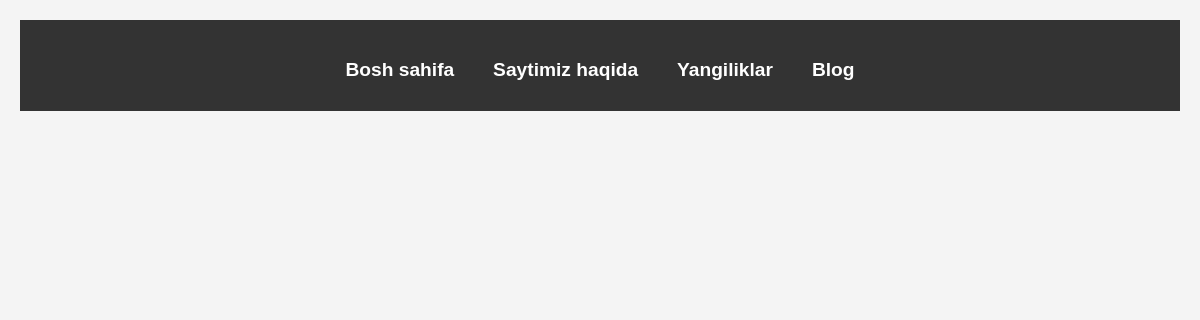
/blog/, run on an earlier commit of the app's database.
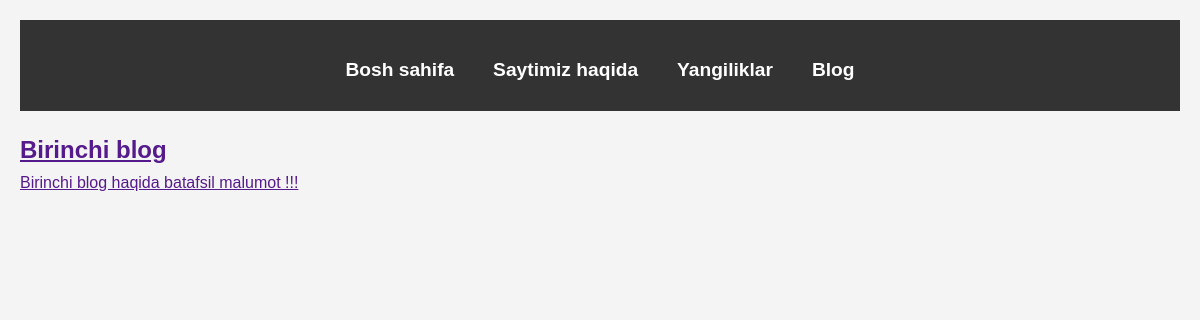
And on a later commit of the database.
### apps/blog/models.py (models this page shows, shortened)
class Post(models.Model):
    title = models.CharField(max_length=200)
    author = models.ForeignKey(
        'auth.User',
        on_delete=models.CASCADE
    )
    body = models.TextField()

### apps/blog/views.py (the view)
# urls.py: path('', BlogListView.as_view(), name='blog')
class BlogListView(ListView):
    model = Post
    template_name = 'blog.html'

### templates/blog.html
{% extends 'base.html' %}
{% block content %}
    {% for post in object_list %}
        <div class="'post-entry">
            <h2><a href="">{{ post.title }}</h2>
                <p>{{ post.body }}</p>
        </div>
    {% endfor %}
{% endblock content %}

### templates/base.html (shortened to what this page needs)
{% load static %}
<!DOCTYPE html>
<html lang="en">
<head>
    <link rel="stylesheet" href="/static/css/base.css">
</head>
<body>
    <header><h1>
        <a href="{%  url 'home' %}">Bosh sahifa</a>
        <a href="{% url 'about' %}">Saytimiz haqida</a>
        <a href="{% url 'news' %}">Yangiliklar</a>
        <a href="{% url 'blog' %}">Blog</a>
    </h1></header>
{% block content %}
{% endblock content %}
</body>
</html>

### static/css/base.css (style rules this page uses)
* { margin: 0; padding: 0; box-sizing: border-box; font-family: Arial, sans-serif; }
body { background-color: #f4f4f4; color: #333; font-size: 16px; line-height: 1.6; padding: 20px; }
header { background-color: #333; color: #fff; padding: 20px 0; text-align: center; margin-bottom: 20px; }
header h1 { margin: 0; font-size: 2rem; }
header a { color: #fff; text-decoration: none; margin: 0 15px; font-size: 1.2rem; transition: color 0.3s ease; }

What changed in the data, as far as the page shows it:
added Post: title "Birinchi blog", body "Birinchi blog haqida batafsil malumot !!!"
